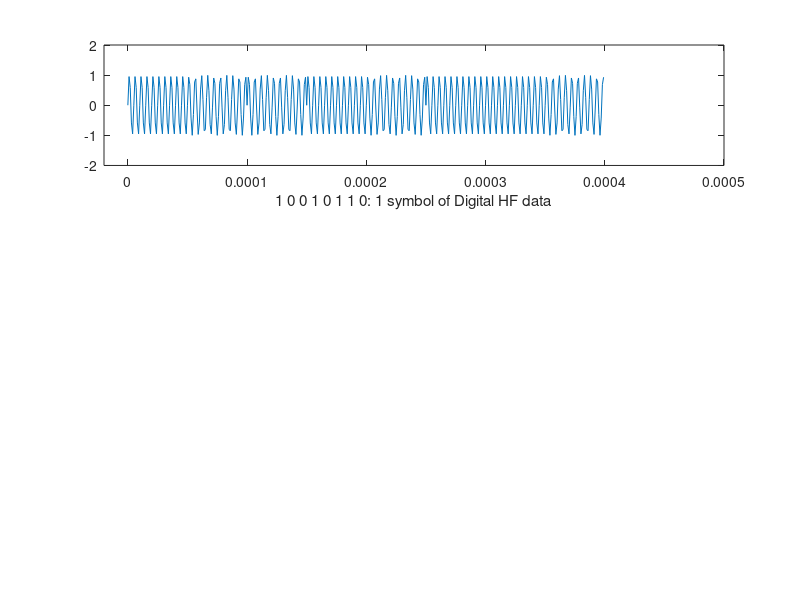

Write MATLAB code to recreate this figure.
%mducng/SoC/D2/G2touch
clc;
clear;
close all;
%%%%%%%%%%%%%%%%%%%%%%%%%%%%%%%%%%%%%%%%%%%%%%%%%%%%%%%%%%%%%%%%%%%%%%%%%%%
f0HF                =  190000;              % 0-Tip Digital HF             
f1HF                =  200000;              % 1-Tip Digital HF
Fs                  =  1000000;             % Sampling freq
sps                 =  400;                 % # samples per symbol
ns                  =  0:(sps/8-1);         % Vector of samples
%%%%%%%%%%%%%%%%%%%%%%%%%%%%%%%%%%%%%%%%%%%%%%%%%%%%%%%%%%%%%%%%%%%%%%%%%%%
SymbolZero          =  sin(2*pi*ns*f0HF/Fs);
SymbolOne           =  sin(2*pi*ns*f1HF/Fs);
SymbolBlank         =  0*SymbolZero;
%%%%%%%%%%%%%%%%%%%%%%%%%%%%%%%%%%%%%%%%%%%%%%%%%%%%%%%%%%%%%%%%%%%%%%%%%%%
AllZerosSymbols     = SymbolZero;
AllOnesSymbols      = SymbolOne;
%%%%%%%%%%%%%%%%%%%%%%%%%%%%%%%%%%%%%%%%%%%%%%%%%%%%%%%%%%%%%%%%%%%%%%%%%%%
receivedSignal      = [SymbolOne,SymbolZero,SymbolZero,SymbolOne,...
                                SymbolZero,SymbolOne,SymbolOne,SymbolZero];
%%%%%%%%%%%%%%%%%%%%%%%%%%%%%%%%%%%%%%%%%%%%%%%%%%%%%%%%%%%%%%%%%%%%%%%%%%%
tS                  = (0:length(SymbolZero)-1)*1/Fs;    % t symbol
tR                  = (0:length(receivedSignal)-1)*1/Fs;% t received frame
%%%%%%%%%%%%%%%%%%%%%%%%%%%%%%%%%%%%%%%%%%%%%%%%%%%%%%%%%%%%%%%%%%%%%%%%%%%
Nfft                = 128;
dF                  = Fs/Nfft;
fVectors            = (0:(Nfft-1))*dF;
tVectors            = (0:(Nfft-1))*1/Fs;
FFTresult           = fft(receivedSignal,Nfft);
yAbs                = abs(FFTresult);
yPhase              = imag(FFTresult);
%%%%%%%%%%%%%%%%%%%%%%%%%%%%%%%%%%%%%%%%%%%%%%%%%%%%%%%%%%%%%%%%%%%%%%%%%%%
figure(1)
subplot(3,1,1);
%stem(tR,receivedSignal,':diamondr')
plot(tR,receivedSignal)
xlabel("1 0 0 1 0 1 1 0: 1 symbol of Digital HF data");
axis([-20*1/Fs 500*1/Fs -2 2]);
%%%%%%%%%%%%%%

